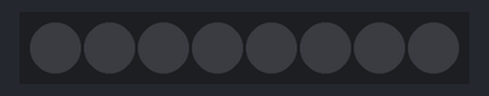
Simulated run of this program. Board: MicroPython board. Parts: 8 RGB LEDs in strip order, left to right.

Above: at 0.1 s.
At 1.1 s:
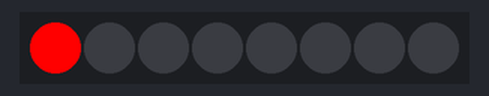
At 2.1 s:
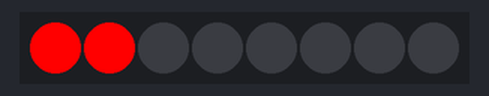
At 4.1 s:
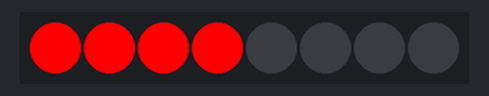
At 6.1 s:
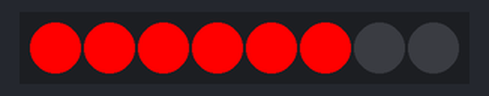
At 8.1 s:
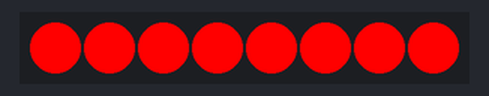
Timing chart, 0 to 40.0 s (numbered marks = the images above):
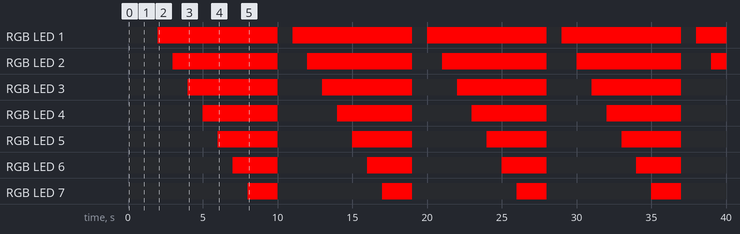

Measured:
- by itself, RGB LED 1: alternates RGB(255, 0, 0) for 8.0 s and off for 1.0 s
- by itself, RGB LED 2: alternates RGB(255, 0, 0) for 7.0 s and off for 2.0 s
- by itself, RGB LED 3: alternates RGB(255, 0, 0) for 6.0 s and off for 3.0 s
- by itself, RGB LED 4: alternates RGB(255, 0, 0) for 5.0 s and off for 4.0 s
- by itself, RGB LED 5: alternates RGB(255, 0, 0) for 4.0 s and off for 5.0 s
- by itself, RGB LED 6: alternates RGB(255, 0, 0) for 3.0 s and off for 6.0 s
- by itself, RGB LED 7: alternates RGB(255, 0, 0) for 2.0 s and off for 7.0 s

The program:

main.py
```python
import time

import machine
import neopixel

np = neopixel.NeoPixel(machine.Pin(13), 8)

while True:
    for i in range(8):
      np[i] = [255,0,0]
      time.sleep(1)
      np.write()

    # turn leds of
    np.fill((0,0,0))
    time.sleep(1)
```
